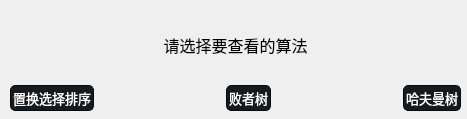
<?xml version="1.0" encoding="UTF-8"?>
<ui version="4.0">
 <class>perform_menu</class>
 <widget class="QWidget" name="perform_menu">
  <property name="geometry">
   <rect>
    <x>0</x>
    <y>0</y>
    <width>467</width>
    <height>119</height>
   </rect>
  </property>
  <property name="windowTitle">
   <string>Form</string>
  </property>
  <widget class="QWidget" name="">
   <property name="geometry">
    <rect>
     <x>10</x>
     <y>10</y>
     <width>451</width>
     <height>101</height>
    </rect>
   </property>
   <layout class="QVBoxLayout" name="verticalLayout">
    <item>
     <widget class="QLabel" name="label">
      <property name="font">
       <font>
        <family>幼圆</family>
        <pointsize>12</pointsize>
        <weight>50</weight>
        <bold>false</bold>
        <strikeout>false</strikeout>
       </font>
      </property>
      <property name="text">
       <string>请选择要查看的算法</string>
      </property>
      <property name="textFormat">
       <enum>Qt::AutoText</enum>
      </property>
      <property name="alignment">
       <set>Qt::AlignCenter</set>
      </property>
     </widget>
    </item>
    <item>
     <layout class="QHBoxLayout" name="horizontalLayout">
      <item>
       <widget class="QPushButton" name="Buttonselectrp">
        <property name="font">
         <font>
          <family>幼圆</family>
          <pointsize>10</pointsize>
          <weight>50</weight>
          <bold>false</bold>
         </font>
        </property>
        <property name="styleSheet">
         <string notr="true">border-style: solid;
	border-color: #050a0e;
	border-width: 1px;
	border-radius: 5px;
	color: #FFFFFF;
	padding: 2px;
	background-color: #151a1e;</string>
        </property>
        <property name="text">
         <string>置换选择排序</string>
        </property>
       </widget>
      </item>
      <item>
       <spacer name="horizontalSpacer_2">
        <property name="orientation">
         <enum>Qt::Horizontal</enum>
        </property>
        <property name="sizeHint" stdset="0">
         <size>
          <width>34</width>
          <height>20</height>
         </size>
        </property>
       </spacer>
      </item>
      <item>
       <widget class="QPushButton" name="ButtonLoser">
        <property name="font">
         <font>
          <family>幼圆</family>
          <pointsize>10</pointsize>
          <weight>50</weight>
          <bold>false</bold>
         </font>
        </property>
        <property name="styleSheet">
         <string notr="true">border-style: solid;
	border-color: #050a0e;
	border-width: 1px;
	border-radius: 5px;
	color: #FFFFFF;
	padding: 2px;
	background-color: #151a1e;</string>
        </property>
        <property name="text">
         <string>败者树</string>
        </property>
       </widget>
      </item>
      <item>
       <spacer name="horizontalSpacer_3">
        <property name="orientation">
         <enum>Qt::Horizontal</enum>
        </property>
        <property name="sizeHint" stdset="0">
         <size>
          <width>35</width>
          <height>20</height>
         </size>
        </property>
       </spacer>
      </item>
      <item>
       <widget class="QPushButton" name="Buttonhuffman">
        <property name="font">
         <font>
          <family>幼圆</family>
          <pointsize>10</pointsize>
          <weight>50</weight>
          <bold>false</bold>
         </font>
        </property>
        <property name="styleSheet">
         <string notr="true">border-style: solid;
	border-color: #050a0e;
	border-width: 1px;
	border-radius: 5px;
	color: #FFFFFF;
	padding: 2px;
	background-color: #151a1e;</string>
        </property>
        <property name="text">
         <string>哈夫曼树</string>
        </property>
       </widget>
      </item>
     </layout>
    </item>
   </layout>
  </widget>
 </widget>
 <resources/>
 <connections/>
</ui>
